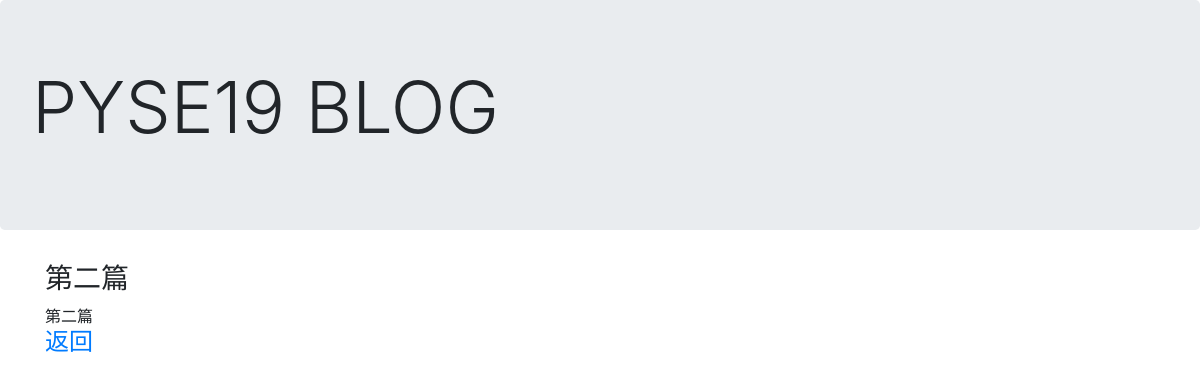
The app's page /blog/2/show, older data.
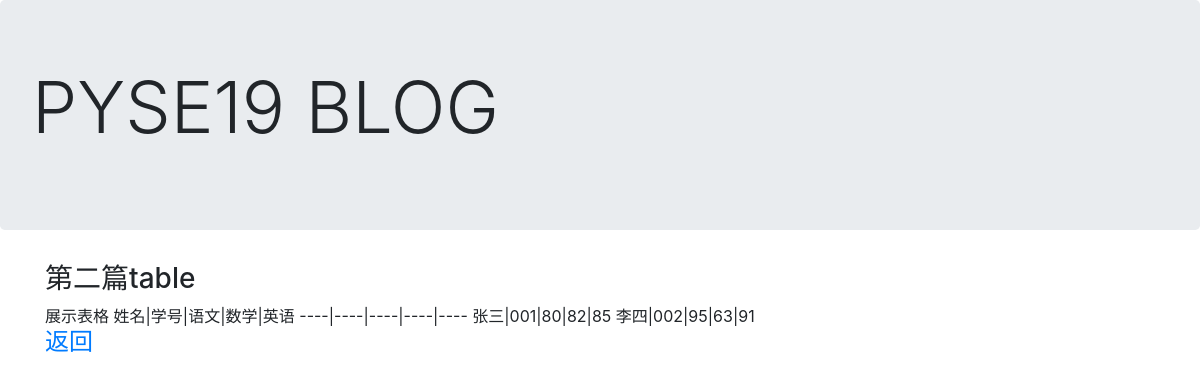
The same page, newer data.
### blog/models.py (models this page shows, shortened)
class Post(models.Model):
    author = models.ForeignKey('auth.User', on_delete=models.CASCADE)
    title = models.CharField(max_length=200)
    text = models.TextField()
    created_date = models.DateTimeField(blank=True, default=timezone.now)
    published_date = models.DateTimeField(blank=True, null=True)

### blog/views.py (the view)
# urls.py: path('<int:post_id>/show', views.show, name='show'),
def show(request,post_id):
    post = get_object_or_404(Post,pk=post_id)
    return render(request, 'blog/post_detail.html',{'post':post})

### blog/templates/blog/post_detail.html (shortened to what this page needs)
{% extends 'blog/base.html' %}
{% block content %}
    <h3>{{post.title}}</h3>
    <div id="post-content">
        {{post.text}}
    </div>
    <h4><a href="{% url 'blog' %}">返回</a></h4>
{% endblock %}

### blog/templates/blog/base.html (shortened to what this page needs)
<!doctype html>
<html lang="en">
  <head>
    <link rel="stylesheet" href="https://stackpath.bootstrapcdn.com/bootstrap/4.1.2/css/bootstrap.min.css">
  </head>
  <body>
    <div class="jumbotron">
      <h2 class="display-3">PYSE19 BLOG</h2>
    </div>
    <div class="container">
      <div class="row">
        <div class="col-12">
          {% block content %}
          {% endblock %}
        </div>
      </div>
    </div>
  </body>
</html>

Row changes from the older to the newer data that the page shows:
changed Post: title "第二篇" → "第二篇table"; text "第二篇" → "展示表格 姓名|学号|语文|数学|英语 ----|----|----|----|---- 张三|001|80|82|85 李四|002|95|63|91"
